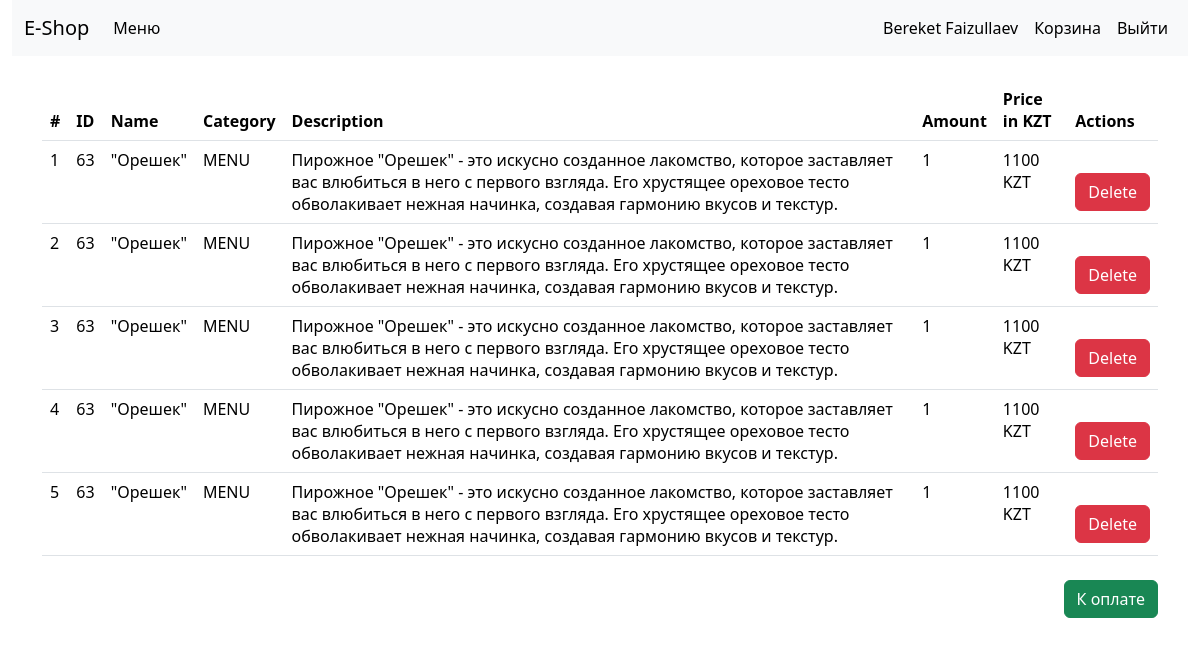
Before: /basket/ (signed in) with the older database file.
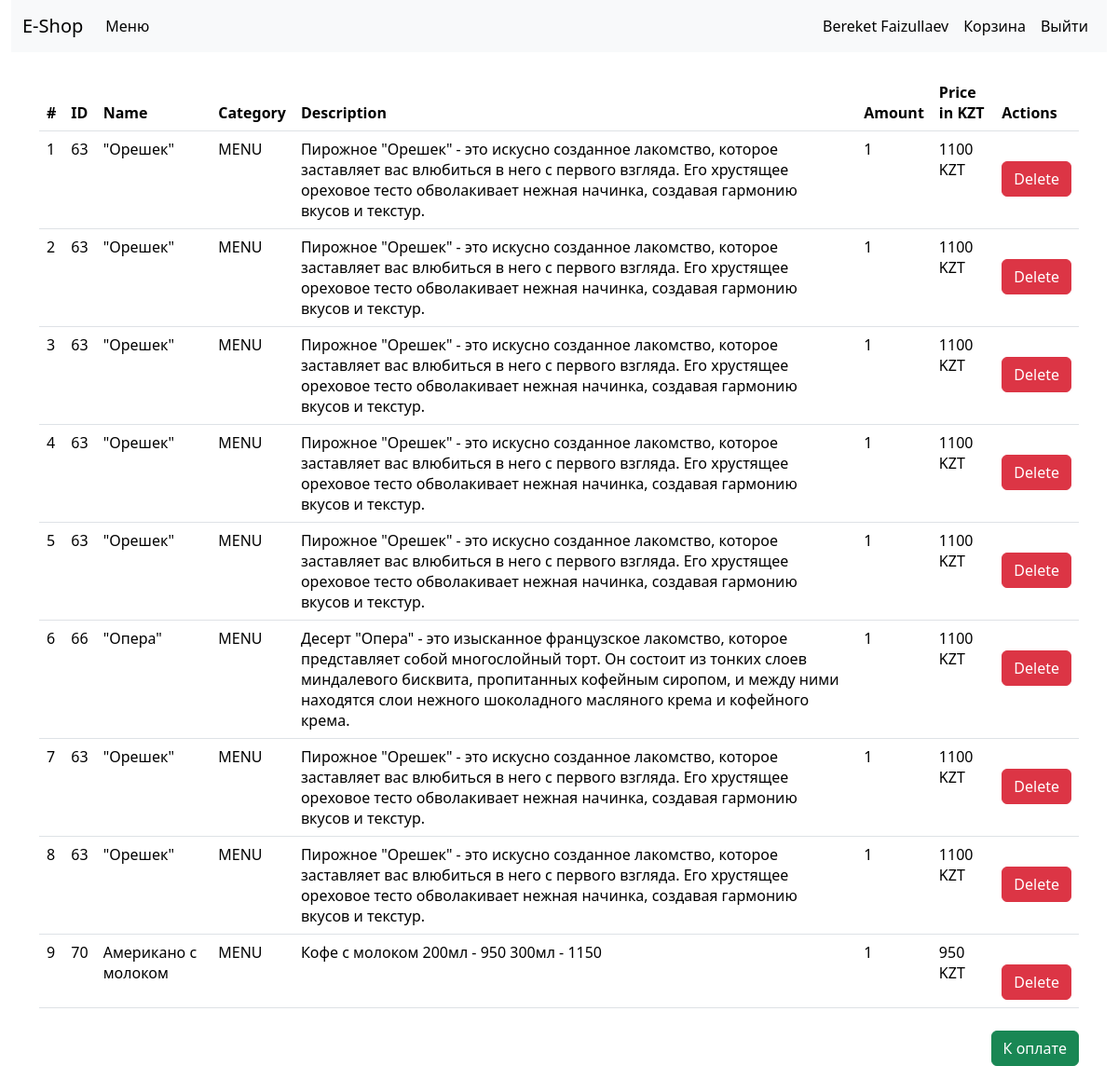
After: the same page with the newer database file.
### shop/models.py (models this page shows, shortened)
class BasketItem(models.Model):
    owner = models.ForeignKey(User, null=False, on_delete=models.CASCADE)
    product = models.ForeignKey(Product, null=False, on_delete=models.CASCADE)
    amount = models.IntegerField(null=False, default=1)
    class Meta:
        verbose_name = 'Basket Item'
        verbose_name_plural = 'Basket Items'

class Product(models.Model):
    name = models.CharField(null=False, max_length=255, blank=False)
    description = models.CharField(null=False, max_length=2000, blank=True, default='')
    price = models.IntegerField(null=False)
    amount = models.IntegerField(null=False)
    created_at = models.DateTimeField(auto_now=True, null=False)
    category = models.ForeignKey(Category, null=True, on_delete=models.CASCADE)
    image = models.ImageField(upload_to='product_images/', blank=True, null=True)
    class Meta:
        verbose_name = 'Product'
        verbose_name_plural = 'Products'

class Category(models.Model):
    name = models.CharField(null=False, max_length=255, blank=False)
    class Meta:
        verbose_name = 'Category'
        verbose_name_plural = 'Categories'

### shop/views.py (the view)
# urls.py: path('basket/', basket_page_view, name='basket'),
def basket_page_view(request):
    if request.user.is_authenticated:
        if request.method == 'GET': #GET list
            orders = BasketItem.objects.filter(owner_id=request.user.id)
            return render(request, 'shop/basket.html', {'orders': orders})
    else:
        return redirect('/auth/login/')

### shop/templates/shop/basket.html (shortened to what this page needs)
{% extends 'base.html' %}
{% block content %}
<div class="container-fluid">
    <div class="row">
        <div class="col-12">
            {% include 'header.html' %}
        </div>
    </div>
</div>
<div class="container">
    <div class="row">
        <div class="col-12">
            <table class="table mt-4">
                <thead>
                <tr>
                    <th scope="col">#</th>
                    <th scope="col">ID</th>
                    <th scope="col">Name</th>
                    <th scope="col">Category</th>
                    <th scope="col">Description</th>
                    <th scope="col">Amount</th>
                    <th scope="col">Price in KZT</th>
                    <th scope="col">Actions</th>
                </tr>
                </thead>
                <tbody>
                {% if orders|length > 0 %}
                {% for order in orders %}
                <tr>
                    <td>{{ forloop.counter }}</td>
                    <td>{{ order.product.id }}</td>
                    <td>{{ order.product.name }}</td>
                    <td>{{ order.product.category.name }}</td>
                    <td>{{ order.product.description }}</td>
                    <td>{{ order.amount }}</td>
                    <td>{{ order.product.price }} KZT</td>
                    <td>
                        <a href="{% url 'delete_from_basket' pk=order.id %}" class="d-block mt-4">
                            <button class="btn btn-danger">Delete</button>
                        </a>
                    </td>
                </tr>
                {% endfor %}
                {% else %}
                <tr>
                    <td colspan="8" class="text-center">
                        No products yet
                    </td>
                </tr>
                {% endif %}
                </tbody>
            </table>
            {% if orders|length > 0 %}
            <div class="text-end mt-4">
                <a href="{% url 'checkout' %}">
                    <button class="btn btn-success">К оплате</button>
                </a>
            </div>
            {% endif %}
        </div>
    </div>
</div>
{% endblock %}

### templates/base.html (shortened to what this page needs)
{% load static %}
<html>
    <head>
        <link rel="stylesheet" href="{% static 'bootstrap/css/bootstrap.min.css' %}" />
    </head>
    <body>
        {% block content %}
        {% endblock %}
    </body>
</html>

### templates/header.html (shortened to what this page needs)
<nav class="navbar navbar-expand-lg bg-body-tertiary">
    <div class="container-fluid">
        <a class="navbar-brand" href="{% url 'index_page' %}">E-Shop</a>
        <div class="collapse navbar-collapse" id="navbarSupportedContent">
            <ul class="navbar-nav me-auto mb-2 mb-lg-0">
                <li class="nav-item">
                    <a class="nav-link active" aria-current="page" href="{% url 'products_page' %}">Меню</a>
                </li>
            </ul>
            <ul class="navbar-nav mb-2 mb-lg-0 d-flex justify-content-end align-items-center">
                {% if user.is_authenticated %}
                <li class="nav-item">
                    <a class="nav-link active" aria-current="page" href="{% url 'settings_page' %}">
                        {{ user.first_name }} {{ user.last_name }}
                    </a>
                </li>
                <li class="nav-item">
                    <a class="nav-link active" aria-current="page" href="{% url 'basket' %}">Корзина</a>
                </li>
                <li class="nav-item">
                    <a class="nav-link active" aria-current="page" href="{% url 'logout' %}">Выйти</a>
                </li>
                {% endif %}
            </ul>
        </div>
    </div>
</nav>

Changed rows visible on the page:
added BasketItem: product.id "66", product.name "\"Опера\"", product.category.name "MENU", product.description "Десерт \"Опера\" - это изысканное французское лакомство, которое представляет собой многослойный торт. Он состоит из тонких слоев миндалевого бисквита, пропитанных кофейным сиропом, и между ними находятся слои нежного шоколадного масляного крема и кофейного крема.", amount "1", product.price "1100"
added BasketItem: product.id "63", product.name "\"Орешек\"", product.category.name "MENU", product.description "Пирожное \"Орешек\" - это искусно созданное лакомство, которое заставляет вас влюбиться в него с первого взгляда. Его хрустящее ореховое тесто обволакивает нежная начинка, создавая гармонию вкусов и текстур.", amount "1", product.price "1100"
added BasketItem: product.id "63", product.name "\"Орешек\"", product.category.name "MENU", product.description "Пирожное \"Орешек\" - это искусно созданное лакомство, которое заставляет вас влюбиться в него с первого взгляда. Его хрустящее ореховое тесто обволакивает нежная начинка, создавая гармонию вкусов и текстур.", amount "1", product.price "1100"
added BasketItem: product.id "70", product.name "Американо с молоком", product.category.name "MENU", product.description "Кофе с молоком 200мл - 950 300мл - 1150", amount "1", product.price "950"
